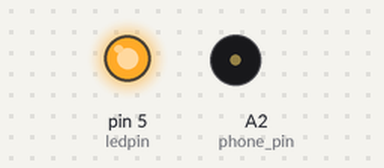
The sketch below on a simulated Arduino Uno, built with avr-gcc and run on an emulated ATmega328P. On the bench: output pins drawn as LEDs (lit = HIGH), buzzer (waves = sounding). What the sketch prints to the serial monitor is not drawn.

Above: at 0.1 s.
At 24.7 s:
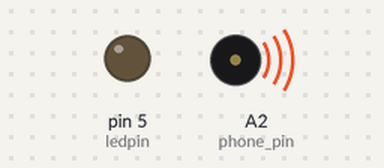
At 49.2 s:
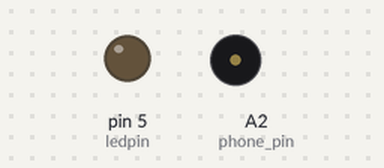
Timing chart, 0 to 50.7 s (numbered marks = the images above):
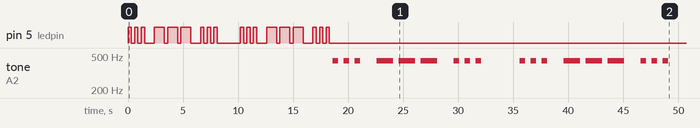

The sketch:

morse_prac2.ino
```cpp
char lettersA[] = {'a', 'b', 'c', 'd', 'e', 'f', 'g', 'h', 'i', 'j', 'k', 'l', 'm', 'n', 'o', 'p', 'q', 'r', 's', 't', 'u', 'v', 'w', 'x', 'y', 'z', ' '};
char * morseA[] = {".-", "-...", "-.-.", "-..", ".", "..-.", "--.", "....", "..", ".---", "-.-", ".-..", "--", "-.", "---", ".--.", "--.-", ".-.", "...", "-", "..-", "...-", ".--", "-..-", "-.--", "--..", " "};

#define ledpin 5
#define phone_pin A2
#define pot_pin A0
#define button_pin 3

void setup() {
Serial.begin(9600);
pinMode(ledpin, OUTPUT);
Serial.println(char2morse('A'));
Serial.println(char2morse('z'));
String MyMorse = ascii2morse("SOS SOS");
Serial.println(MyMorse);
Serial.println(morse2char(".-"));

sendDigital(ledpin, MyMorse);
pinMode(phone_pin, OUTPUT);
pinMode(pot_pin, INPUT);
pinMode(button_pin, INPUT);
sendAnalog(phone_pin, MyMorse);
}

char * char2morse(char c) {
  c = tolower(c);
  for (int i = 0; i < 27; i++){
    if (c == lettersA[i]){
    return morseA[i];
    }
  }
}

String ascii2morse (String s){
  String morse = "";
  int len = s.length();
  for (int i = 0; i < len; i++){
    morse = morse + char2morse(s[i]);
    if (s[i] != ' '      &&
      i < len - 1    &&
      s[i + 1] != ' ') {
        morse = morse + '/';
      }
    }
   return morse;
  }

void sendDigital(int p, String message){
  int dot = 300;
  int dot3 = 3 * dot;
  int dot5 = 5 * dot;
  digitalWrite(p, LOW);
  int d;
  for (int i = 0; i < message.length(); i++){
    d = dot;
    switch (message[i]){
      case '.':
        digitalWrite(p, HIGH);
        delay(dot);
        digitalWrite(p, LOW);
        break;
      case '-':
        digitalWrite(p, HIGH);
        delay(dot3);
        digitalWrite(p, LOW);
        break;
      case '/':
        d = d + dot;
        break;
      case ' ':
        d = d + dot5;
        break;
      default:
        d = dot * 20;
    }
    delay(d);
  }
}

void sendAnalog (int pin, String message){
  int dot = 500;
  int dot3 = 3 * dot;
  int dot5 = 5 * dot;
  int freq = 440;
  int d;
  for (int i = 0; i < message.length(); i++){
    d = dot;
    switch (message[i]){
      case '.':
        tone(pin, freq, dot);
        delay(dot);
        break;
      case '-':
        tone(pin, freq, dot3);
        delay(dot3);
        break;
      case '/':
        d = d + dot;
        break;
      case ' ':
        d = d + dot5;
        break;
      default:
        d = dot * 20;
    }
    delay(d);
  }
}

char morse2char(String c) {
  for (int i = 0; i < 27; i++){
    if (c == morseA[i]){
    return lettersA[i];
    }
  }
}

String morse2ascii (String s){
  String morse = "";
  int len = s.length();
  for (int i = 0; i < len; i++){
    morse = morse + char2morse(s[i]);
    if (s[i] != ' '      &&
      i < len - 1    &&
      s[i + 1] != ' ') {
        morse = morse + '/';
      }
    }
   return morse;
  }

void loop() {
  //if (digitalRead(button_pin)){
    //tone(phone_pin, analogRead(pot_pin) * 4);
  //} else{
    //noTone(phone_pin);
  //}
}
```
